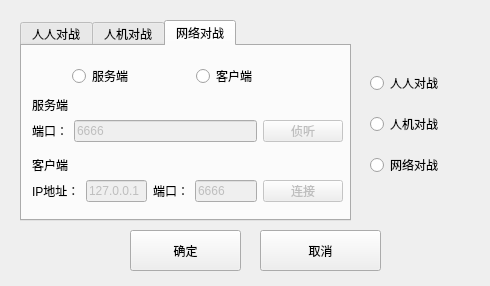
<?xml version="1.0" encoding="UTF-8"?>
<ui version="4.0">
 <class>GameSet</class>
 <widget class="QDialog" name="GameSet">
  <property name="geometry">
   <rect>
    <x>0</x>
    <y>0</y>
    <width>490</width>
    <height>286</height>
   </rect>
  </property>
  <property name="windowTitle">
   <string>Dialog</string>
  </property>
  <widget class="QTabWidget" name="tabWidget">
   <property name="geometry">
    <rect>
     <x>20</x>
     <y>20</y>
     <width>331</width>
     <height>201</height>
    </rect>
   </property>
   <property name="currentIndex">
    <number>2</number>
   </property>
   <widget class="QWidget" name="tab">
    <attribute name="title">
     <string>人人对战</string>
    </attribute>
   </widget>
   <widget class="QWidget" name="tab_2">
    <attribute name="title">
     <string>人机对战</string>
    </attribute>
    <widget class="QLabel" name="label">
     <property name="geometry">
      <rect>
       <x>40</x>
       <y>20</y>
       <width>41</width>
       <height>21</height>
      </rect>
     </property>
     <property name="text">
      <string>先手</string>
     </property>
    </widget>
    <widget class="QWidget" name="">
     <property name="geometry">
      <rect>
       <x>90</x>
       <y>20</y>
       <width>181</width>
       <height>20</height>
      </rect>
     </property>
     <layout class="QHBoxLayout" name="horizontalLayout">
      <item>
       <widget class="QRadioButton" name="playerFrist">
        <property name="text">
         <string>玩家</string>
        </property>
       </widget>
      </item>
      <item>
       <widget class="QRadioButton" name="AiFrist">
        <property name="text">
         <string>AI</string>
        </property>
       </widget>
      </item>
     </layout>
    </widget>
   </widget>
   <widget class="QWidget" name="tab_3">
    <attribute name="title">
     <string>网络对战</string>
    </attribute>
    <widget class="QWidget" name="">
     <property name="geometry">
      <rect>
       <x>50</x>
       <y>20</y>
       <width>241</width>
       <height>20</height>
      </rect>
     </property>
     <layout class="QHBoxLayout" name="horizontalLayout_2">
      <item>
       <widget class="QRadioButton" name="serverRadio">
        <property name="text">
         <string>服务端</string>
        </property>
       </widget>
      </item>
      <item>
       <widget class="QRadioButton" name="clientRadio">
        <property name="text">
         <string>客户端</string>
        </property>
       </widget>
      </item>
     </layout>
    </widget>
    <widget class="QWidget" name="">
     <property name="geometry">
      <rect>
       <x>10</x>
       <y>50</y>
       <width>311</width>
       <height>46</height>
      </rect>
     </property>
     <layout class="QVBoxLayout" name="verticalLayout_2">
      <item>
       <widget class="QLabel" name="label_2">
        <property name="text">
         <string>服务端</string>
        </property>
       </widget>
      </item>
      <item>
       <layout class="QHBoxLayout" name="horizontalLayout_5">
        <item>
         <layout class="QHBoxLayout" name="horizontalLayout_3"/>
        </item>
        <item>
         <layout class="QHBoxLayout" name="horizontalLayout_4">
          <item>
           <widget class="QLabel" name="label_4">
            <property name="text">
             <string>端口：</string>
            </property>
           </widget>
          </item>
          <item>
           <widget class="QLineEdit" name="serverPort">
            <property name="enabled">
             <bool>false</bool>
            </property>
            <property name="text">
             <string>6666</string>
            </property>
           </widget>
          </item>
         </layout>
        </item>
        <item>
         <widget class="QPushButton" name="serverListen">
          <property name="enabled">
           <bool>false</bool>
          </property>
          <property name="text">
           <string>侦听</string>
          </property>
         </widget>
        </item>
       </layout>
      </item>
     </layout>
    </widget>
    <widget class="QWidget" name="">
     <property name="geometry">
      <rect>
       <x>10</x>
       <y>110</y>
       <width>311</width>
       <height>46</height>
      </rect>
     </property>
     <layout class="QVBoxLayout" name="verticalLayout_5">
      <item>
       <widget class="QLabel" name="label_13">
        <property name="text">
         <string>客户端</string>
        </property>
       </widget>
      </item>
      <item>
       <layout class="QHBoxLayout" name="horizontalLayout_14">
        <item>
         <layout class="QHBoxLayout" name="horizontalLayout_12">
          <item>
           <widget class="QLabel" name="label_11">
            <property name="text">
             <string>IP地址：</string>
            </property>
           </widget>
          </item>
          <item>
           <widget class="QLineEdit" name="clientIP">
            <property name="enabled">
             <bool>false</bool>
            </property>
            <property name="text">
             <string>127.0.0.1</string>
            </property>
           </widget>
          </item>
         </layout>
        </item>
        <item>
         <layout class="QHBoxLayout" name="horizontalLayout_13">
          <item>
           <widget class="QLabel" name="label_12">
            <property name="text">
             <string>端口：</string>
            </property>
           </widget>
          </item>
          <item>
           <widget class="QLineEdit" name="clientPort">
            <property name="enabled">
             <bool>false</bool>
            </property>
            <property name="text">
             <string>6666</string>
            </property>
           </widget>
          </item>
         </layout>
        </item>
        <item>
         <widget class="QPushButton" name="clientConnect">
          <property name="enabled">
           <bool>false</bool>
          </property>
          <property name="text">
           <string>连接</string>
          </property>
         </widget>
        </item>
       </layout>
      </item>
     </layout>
    </widget>
   </widget>
  </widget>
  <widget class="QPushButton" name="comfirm">
   <property name="geometry">
    <rect>
     <x>130</x>
     <y>230</y>
     <width>111</width>
     <height>41</height>
    </rect>
   </property>
   <property name="text">
    <string>确定</string>
   </property>
  </widget>
  <widget class="QPushButton" name="cancel">
   <property name="geometry">
    <rect>
     <x>260</x>
     <y>230</y>
     <width>121</width>
     <height>41</height>
    </rect>
   </property>
   <property name="text">
    <string>取消</string>
   </property>
  </widget>
  <widget class="QWidget" name="">
   <property name="geometry">
    <rect>
     <x>370</x>
     <y>60</y>
     <width>101</width>
     <height>131</height>
    </rect>
   </property>
   <layout class="QVBoxLayout" name="verticalLayout">
    <item>
     <widget class="QRadioButton" name="pvpSelet">
      <property name="text">
       <string>人人对战</string>
      </property>
     </widget>
    </item>
    <item>
     <widget class="QRadioButton" name="pveSelet">
      <property name="text">
       <string>人机对战</string>
      </property>
     </widget>
    </item>
    <item>
     <widget class="QRadioButton" name="networkSelet">
      <property name="text">
       <string>网络对战</string>
      </property>
     </widget>
    </item>
   </layout>
  </widget>
 </widget>
 <resources/>
 <connections/>
</ui>
